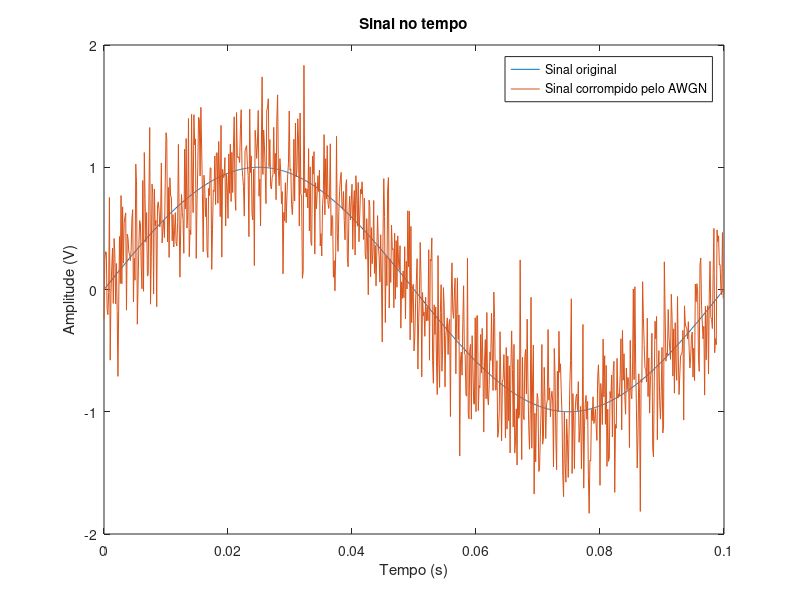

The MATLAB source for this figure:
%% Especificações temporais
Fs = 8000;                   % amostras por segundo (Hz)
dt = 1/Fs;                   % tempo de uma amostra (s)
StopTime = 0.1;              % tempo de parada no eixo 'x' (o gráfico será plotado até este valor em 'x')
t = (0:dt:StopTime-dt)';     % vetor temporal (eixo 'x')

%% Senóide
Fc = 10;                     % Frequência do seno (Hz)
original = sin(2*pi*Fc*t);   % Calculando o seno na variável 'x'

%% Relações sinal-ruído (SNR)
snrBoa   = 100;
snrComum = 10;
snrRuim  = 2;

snrBoaDB   = 10 * log10(snrBoa  );
snrComumDB = 10 * log10(snrComum);
snrRuimDB  = 10 * log10(snrRuim );

snrDB = snrRuimDB;

%% Obtendo AWGN do Matlab
%matlabAWGN = awgn(original, snrDB, 'measured');

%% Importando código fornecido nos slides

% Gamma - representa a relação SNR
% Aqui está implementada a conversão (dB → escalar) por questões de
% flexibilidade. Caso a SNR já esteja na forma escalar, basta ignorar esta
% etapa de cálculo e fazer "gamma = SNR;"
gamma = 10 ^ (snrDB / 10);

% Cálculo da potência média do sinal (P)
p = sum(original .^ 2) / length(original);

% Cálculo da densidade espectral do ruído (N0)
n0 = (p / gamma);

% Gerando o sinal de ruído (AWGN)
% randn(n) - retorna uma matriz nxn de números aleatórios distribuídos
% normalmente
ruido = sqrt(n0 / 2) * randn(size(original));

% Por fim, o sinal recebido é a soma do sinal original com o ruído
recebido = original + ruido;

%% Plotando os sinais
plot(t, original, t, recebido);
xlabel('Tempo (s)');
ylabel('Amplitude (V)');
title('Sinal no tempo');
legend('Sinal original','Sinal corrompido pelo AWGN');
zoom xon;